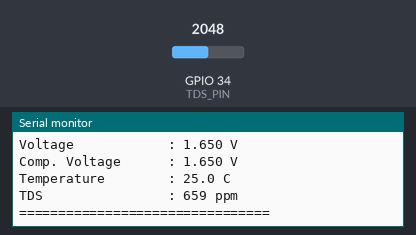
Recording of a program running on a simulated ESP32. Parts: the last lines printed to the serial monitor. Inputs (shaded band) come from the test bench; at power-on: GPIO 34 (TDS_PIN) = 2048 (analog values on the 0–4095 scale).

Above: at 1.2 s.
1.3 s: GPIO 34 (TDS_PIN) set to 2866
At 2.4 s:
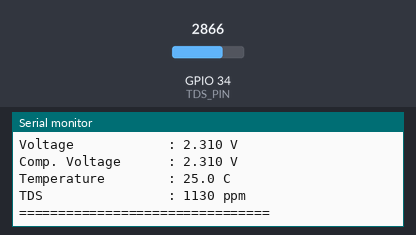
2.8 s: GPIO 34 (TDS_PIN) set to 3603
At 5.3 s:
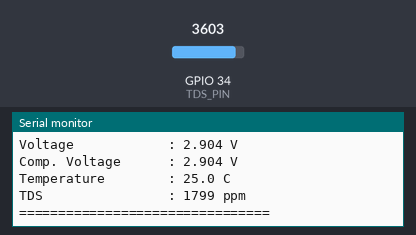
Timing chart, 0 to 6.8 s (numbered marks = the images above; inputs shaded):
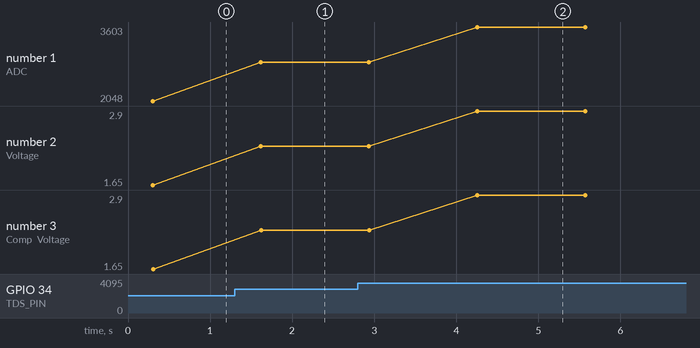

Measured:
- after the input at 1.3 s, the serial monitor: prints a new line after 0.32 s (image 1)
- after the input at 2.8 s, the serial monitor: prints a new line after 1.5 s (image 2)
- plotted number 1: 2048 → 2866 after the input at 1.3 s, 2866 → 3603 after the input at 2.8 s
- plotted number 2: 1.65 → 2.31 after the input at 1.3 s, 2.31 → 2.9 after the input at 2.8 s
- plotted number 3: 1.65 → 2.31 after the input at 1.3 s, 2.31 → 2.9 after the input at 2.8 s

The program:

main.cpp
```cpp
#include <Arduino.h>

#define TDS_PIN 34

const float VREF = 3.3;          // Tegangan ADC ESP32
const int ADC_RESOLUTION = 4095; // 12-bit
float temperature = 25.0;        // Suhu air (°C)

const int SCOUNT = 30;
int analogBuffer[SCOUNT];
int analogBufferTemp[SCOUNT];

int getMedianNum(int bArray[], int iFilterLen)
{
    int bTab[iFilterLen];

    for (int i = 0; i < iFilterLen; i++)
    {
        bTab[i] = bArray[i];
    }

    for (int j = 0; j < iFilterLen - 1; j++)
    {
        for (int i = 0; i < iFilterLen - j - 1; i++)
        {
            if (bTab[i] > bTab[i + 1])
            {
                int temp = bTab[i];
                bTab[i] = bTab[i + 1];
                bTab[i + 1] = temp;
            }
        }
    }

    if ((iFilterLen & 1) > 0)
    {
        return bTab[(iFilterLen - 1) / 2];
    }
    else
    {
        return (bTab[iFilterLen / 2] + bTab[iFilterLen / 2 - 1]) / 2;
    }
}

void setup()
{
    Serial.begin(115200);

    analogReadResolution(12);

    Serial.println("DFRobot TDS Sensor Test");
}

void loop()
{
    for (int i = 0; i < SCOUNT; i++)
    {
        analogBuffer[i] = analogRead(TDS_PIN);
        delay(10);
    }

    memcpy(analogBufferTemp, analogBuffer, sizeof(analogBuffer));

    int medianADC = getMedianNum(analogBufferTemp, SCOUNT);

    float voltage = medianADC * VREF / ADC_RESOLUTION;

    // Temperature Compensation
    float compensationCoefficient = 1.0 + 0.02 * (temperature - 25.0);
    float compensationVoltage = voltage / compensationCoefficient;

    // DFRobot Official Formula
    float tdsValue =
        (133.42 * compensationVoltage * compensationVoltage * compensationVoltage
        - 255.86 * compensationVoltage * compensationVoltage
        + 857.39 * compensationVoltage)
        * 0.5;

    Serial.println("========== TDS SENSOR ==========");

    Serial.print("ADC                : ");
    Serial.println(medianADC);

    Serial.print("Voltage            : ");
    Serial.print(voltage, 3);
    Serial.println(" V");

    Serial.print("Comp. Voltage      : ");
    Serial.print(compensationVoltage, 3);
    Serial.println(" V");

    Serial.print("Temperature        : ");
    Serial.print(temperature, 1);
    Serial.println(" C");

    Serial.print("TDS                : ");
    Serial.print(tdsValue, 0);
    Serial.println(" ppm");

    Serial.println("================================");
    Serial.println();

    delay(1000);
}
```
